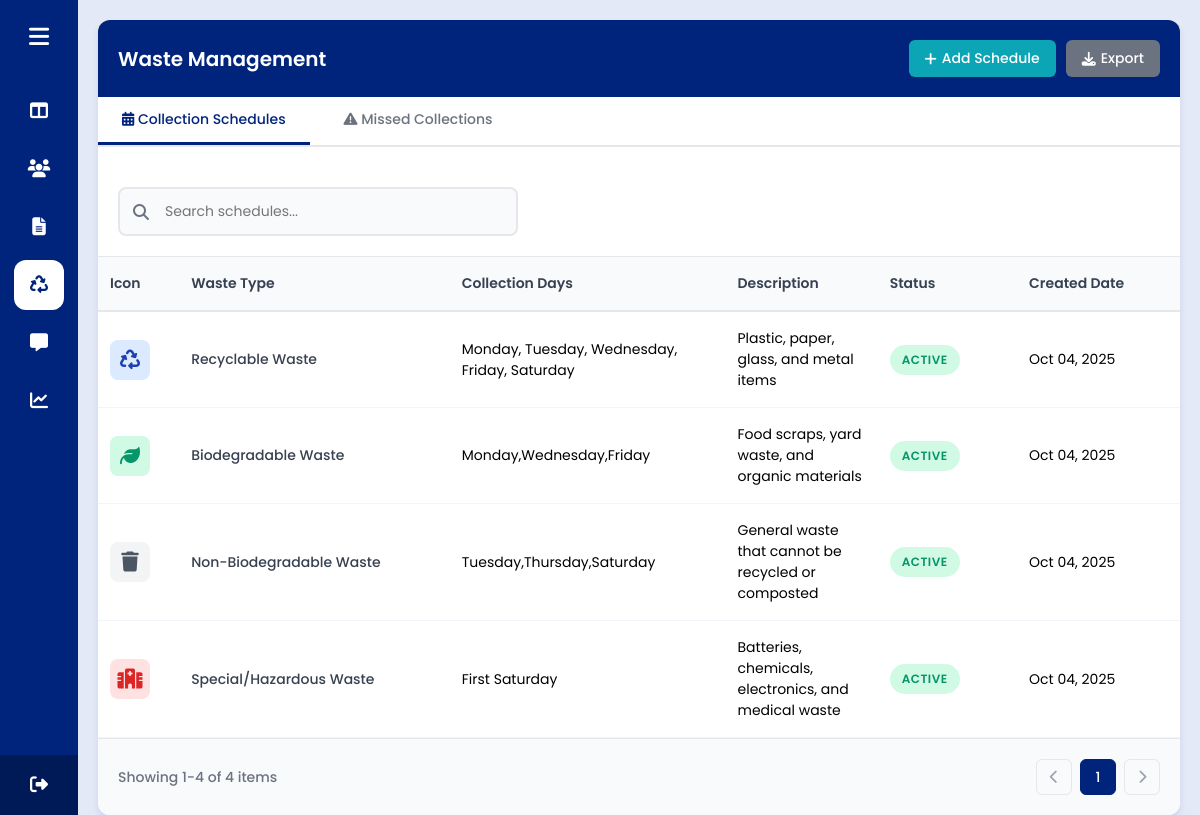
Page /admin/waste_management.php (signed in) on the committed database.
### tables this page shows
CREATE TABLE `waste_schedules` (
  `schedule_id` int(11) NOT NULL,
  `waste_type` varchar(50) NOT NULL,
  `collection_days` varchar(100) NOT NULL,
  `icon` varchar(50) DEFAULT NULL,
  `color` varchar(20) DEFAULT NULL,
  `description` text DEFAULT NULL,
  `is_active` tinyint(1) DEFAULT 1,
  `created_at` timestamp NOT NULL DEFAULT current_timestamp()
);

### admin/waste_management.php (the view, shortened to what this page needs)
<?php
require_once("../conn/conn.php");
$activeTab = isset($_GET['tab']) ? $_GET['tab'] : 'schedules';
$schedulesPerPage = 8;
$schedPage = isset($_GET['sched_page']) ? (int) $_GET['sched_page'] : 1;
$schedPage = max(1, $schedPage);
$schedOffset = ($schedPage - 1) * $schedulesPerPage;
$schedules = [];
$totalSchedules = 0;
try {
    $countStmt = $conn->prepare("SELECT COUNT(*) as total FROM waste_schedules");
    $countStmt->execute();
    $totalSchedules = $countStmt->get_result()->fetch_assoc()['total'];
    $stmt = $conn->prepare("SELECT * FROM waste_schedules ORDER BY schedule_id LIMIT ? OFFSET ?");
    $stmt->bind_param("ii", $schedulesPerPage, $schedOffset);
    $stmt->execute();
    $result = $stmt->get_result();
    while ($row = $result->fetch_assoc()) {
        $schedules[] = $row;
    }
} catch (Exception $e) {
    die("Error fetching schedules: " . $e->getMessage());
}
$totalSchedPages = ceil($totalSchedules / $schedulesPerPage);
?>
<!DOCTYPE html>
<html lang="en" dir="ltr">
<head>
    <?php include '../components/header_links.php'; ?>
    <?php include '../components/admin_side_header.php'; ?>
</head>
<body>
    <?php include '../components/sidebar.php'; ?>
    <section class="home-section">
        <div class="table-container">
            <div class="table-header">
                <h2 class="table-title">Waste Management</h2>
                <div class="table-actions">
                    <button class="btn btn-primary" onclick="addSchedule()">
                        <i class="fas fa-plus"></i> Add Schedule
                    </button>
                    <button class="btn btn-secondary" onclick="exportData()">
                        <i class="fas fa-download"></i> Export
                    </button>
                </div>
            </div>
            <div class="tab-navigation">
                <button class="tab-btn <?= $activeTab === 'schedules' ? 'active' : ''; ?>"
                    onclick="switchTab('schedules')">
                    <i class="fas fa-calendar-alt"></i> Collection Schedules
                </button>
                <button class="tab-btn <?= $activeTab === 'reports' ? 'active' : ''; ?>" onclick="switchTab('reports')">
                    <i class="fas fa-exclamation-triangle"></i> Missed Collections
                </button>
            </div>
            <div id="schedulesTab" style="display: <?= $activeTab === 'schedules' ? 'block' : 'none'; ?>">
                <div class="search-container">
                    <div class="search-box-wrapper">
                        <i class="fas fa-search search-icon"></i>
                        <input type="text" class="search-input" placeholder="Search schedules..."
                            id="searchScheduleInput" onkeyup="searchSchedules()">
                    </div>
                </div>
                <div class="table-responsive">
                    <table class="residents-table" id="schedulesTable">
                        <thead>
                            <tr>
                                <th>Icon</th>
                                <th>Waste Type</th>
                                <th>Collection Days</th>
                                <th>Description</th>
                                <th>Status</th>
                                <th>Created Date</th>
                                <th>Actions</th>
                            </tr>
                        </thead>
                        <tbody>
                            <?php if (count($schedules) > 0): ?>
                                <?php foreach ($schedules as $schedule): ?>
                                    <tr>
                                        <td>
                                            <div
                                                class="waste-icon <?= htmlspecialchars($schedule['color'] ?? 'biodegradable'); ?>">
                                                <i class="fas <?= htmlspecialchars($schedule['icon'] ?? 'fa-trash'); ?>"></i>
                                            </div>
                                        </td>
                                        <td>
                                            <div class="resident-name"><?= htmlspecialchars($schedule['waste_type']); ?></div>
                                        </td>
                                        <td><?= htmlspecialchars($schedule['collection_days']); ?></td>
                                        <td><?= htmlspecialchars($schedule['description'] ?? 'N/A'); ?></td>
                                        <td>
                                            <span class="status-badge <?= $schedule['is_active'] ? 'active' : 'inactive'; ?>">
                                                <?= $schedule['is_active'] ? 'Active' : 'Inactive'; ?>
                                            </span>
                                        </td>
                                        <td><?= date("M d, Y", strtotime($schedule['created_at'])); ?></td>
                                        <td>
                                        </td>
                                    </tr>
                                <?php endforeach; ?>
                            <?php endif; ?>
                        </tbody>
                    </table>
                </div>
                <?php if ($totalSchedules > 0): ?>
                    <?php if ($totalSchedules > 0): ?>
                        <?php renderPagination($schedPage, $totalSchedPages, $totalSchedules, $schedOffset, $schedulesPerPage, 'sched_page', 'schedules'); ?>
                    <?php endif; ?>
                <?php endif; ?>
            </div>
        </div>
    </section>
</body>
</html>
<?php
function renderPagination($currentPage, $totalPages, $totalItems, $offset, $itemsPerPage, $pageParam, $tab)
{
    $startRecord = $totalItems > 0 ? $offset + 1 : 0;
    $endRecord = min($offset + $itemsPerPage, $totalItems);
    ?>
    <div class="pagination-container">
        <div class="pagination-info">
            Showing <?= $startRecord; ?>-<?= $endRecord; ?> of <?= $totalItems; ?> items
        </div>
        <div class="pagination-controls">
            <div class="pagination">
                <?php if ($currentPage > 1): ?>
                    <a href="?tab=<?= $tab; ?>&<?= $pageParam; ?>=<?= $currentPage - 1; ?>">
                        <i class="fas fa-chevron-left"></i>
                    </a>
                <?php else: ?>
                    <span class="disabled"><i class="fas fa-chevron-left"></i></span>
                <?php endif; ?>
                <?php
                $startPage = max(1, $currentPage - 2);
                $endPage = min($totalPages, $currentPage + 2);
                    ?>
                <?php for ($i = $startPage; $i <= $endPage; $i++): ?>
                    <?php if ($i == $currentPage): ?>
                        <span class="current"><?= $i; ?></span>
                    <?php else: ?>
                        <a href="?tab=<?= $tab; ?>&<?= $pageParam; ?>=<?= $i; ?>"><?= $i; ?></a>
                    <?php endif; ?>
                <?php endfor; ?>
                <?php if ($currentPage < $totalPages): ?>
                    <a href="?tab=<?= $tab; ?>&<?= $pageParam; ?>=<?= $currentPage + 1; ?>">
                        <i class="fas fa-chevron-right"></i>
                    </a>
                <?php else: ?>
                    <span class="disabled"><i class="fas fa-chevron-right"></i></span>
                <?php endif; ?>
            </div>
        </div>
    </div>
    <?php
}
?>

### css/style.css (style rules this page uses)
* { margin: 0; padding: 0; box-sizing: border-box; font-family: "Poppins", sans-serif; }
html, body { height: 100%; margin: 0; display: flex; flex-direction: column; }
body { background: #f0faff; }
.home-section { position: relative; background: #E4E9F7; min-height: 100vh; top: 0; left: 78px; width: calc(100% - 78px); transition: all 0.5s ease; z-index: 2; }
.pagination-container { padding: 20px; background: #fff; border-top: 1px solid #e5e7eb; display: flex; justify-content: space-between; align-items: center; flex-wrap: wrap; gap: 15px; }
.pagination-info { color: #6b7280; font-size: 14px; }
.pagination-controls { display: flex; align-items: center; gap: 10px; }
.pagination { display: flex; align-items: center; gap: 5px; list-style: none; margin: 0; padding: 0; }
.pagination a, .pagination span { display: flex; align-items: center; justify-content: center; min-width: 36px; height: 36px; padding: 8px 12px; border-radius: 6px; text-decoration: none; font-size: 14px; font-weight: 500; transition: all 0.2s ease; }
.pagination .current { background: #00247c; color: #fff; border: 1px solid #00247c; }
.pagination .disabled { background: #f1f5f9; color: #9ca3af; border: 1px solid #e5e7eb; cursor: not-allowed; }

### rows in the picture
waste_schedules: waste_type "Recyclable Waste", collection_days "Monday, Tuesday, Wednesday, Friday, Saturday", description "Plastic, paper, glass, and metal items", is_active "ACTIVE", created_at "Oct 04, 2025"
waste_schedules: waste_type "Biodegradable Waste", collection_days "Monday,Wednesday,Friday", description "Food scraps, yard waste, and organic materials", is_active "ACTIVE", created_at "Oct 04, 2025"
waste_schedules: waste_type "Non-Biodegradable Waste", collection_days "Tuesday,Thursday,Saturday", description "General waste that cannot be recycled or composted", is_active "ACTIVE", created_at "Oct 04, 2025"
waste_schedules: waste_type "Special/Hazardous Waste", collection_days "First Saturday", description "Batteries, chemicals, electronics, and medical waste", is_active "ACTIVE", created_at "Oct 04, 2025", schedule_id "1", schedule_id "4"
